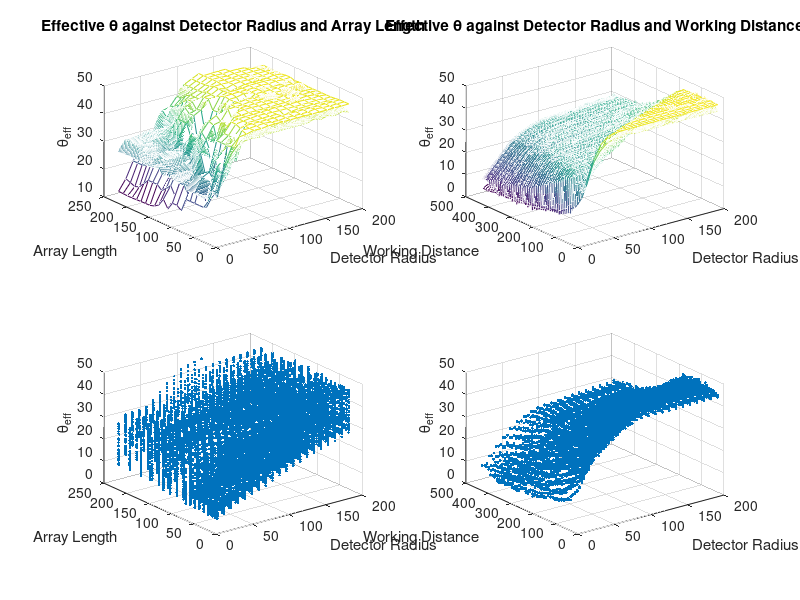

MATLAB code to generate this figure:
clear all
close all
clc

load('basicballarray.mat');

dr = all_data(:,13);
al = all_data(:,23);
pdms = all_data(:,11);
pf = all_data(:,7);
pch = all_data(:,8);
ld = all_data(:,3);
wd = all_data(:,20);
btheta = all_data(:,21);
theta = all_data(:,22);


% %% al vs pdms
% subplot(2,2,1);
% [pdmsq,alq] = meshgrid(min(pdms):1:max(pdms),min(al):1:max(al));
% [bpdmsq,balq] = meshgrid(min(pdms):10:max(pdms),min(al):10:max(al));
% thetaq = griddata(pdms,al,theta,pdmsq,alq);
% mesh(pdmsq,alq,thetaq);
% hold on;
% bthetaq = griddata(pdms,al,btheta,bpdmsq,balq);
% mesh(bpdmsq,balq,bthetaq);
% 
% title('Effective \theta against Array Length and Distance above lens');
% xlabel('Distance above lens');
% ylabel('Array Length');
% zlabel('\theta_{eff}');
% 
% subplot(2,2,3);
% scatter3(pdms,al,theta,'.');
% xlabel('Distance above lens');
% ylabel('Array Length');
% zlabel('\theta_{eff}');

%% dr vs al
subplot(2,2,1);
[drq,alq] = meshgrid(min(dr):1:max(dr),min(al):1:max(al));
[bdrq,balq] = meshgrid(min(dr):10:max(dr),min(al):10:max(al));

thetaq = griddata(dr,al,theta,drq,alq);
mesh(drq,alq,thetaq);
hold on;
bthetaq = griddata(dr,al,btheta,bdrq,balq);
mesh(bdrq,balq,bthetaq);

title('Effective \theta against Detector Radius and Array Length');
xlabel('Detector Radius');
ylabel('Array Length');
zlabel('\theta_{eff}');

subplot(2,2,3);
scatter3(dr,al,theta,'.');
xlabel('Detector Radius');
ylabel('Array Length');
zlabel('\theta_{eff}');
%% dr vs wd
subplot(2,2,2);
[drq,wdq] = meshgrid(min(dr):1:max(dr),min(wd):1:max(wd));
[bdrq,bwdq] = meshgrid(min(dr):10:max(dr),min(wd):10:max(wd));

thetaq = griddata(dr,wd,theta,drq,wdq);
mesh(drq,wdq,thetaq);
hold on;
bthetaq = griddata(dr,wd,btheta,bdrq,bwdq);
mesh(bdrq,bwdq,bthetaq);

title('Effective \theta against Detector Radius and Working Distance');
xlabel('Detector Radius');
ylabel('Working Distance');
zlabel('\theta_{eff}');

subplot(2,2,4);
scatter3(dr,wd,theta,'.');
xlabel('Detector Radius');
ylabel('Working Distance');
zlabel('\theta_{eff}');

% %% ld vs pf
% subplot(2,2,1);
% [ldq,pfq] = meshgrid(min(ld):0.5:max(ld),min(pf):0.01:max(pf));
% [bldq,bpfq] = meshgrid(min(ld):10:max(ld),min(pf):1:max(pf));
% 
% thetaq = griddata(ld,pf,theta,ldq,pfq);
% mesh(ldq,pfq,thetaq);
% hold on;
% bthetaq = griddata(ld,pf,btheta,bldq,bpfq);
% mesh(bldq,bpfq,bthetaq);
% 
% title('Effective \theta against Pitch Factor and Lens Diameter');
% xlabel('Pitch Factor');
% ylabel('Lens Diameter');
% zlabel('\theta_{eff}');
% 
% subplot(2,2,3);
% scatter3(ld,pf,theta,'.');
% xlabel('Pitch Factor');
% ylabel('Lens Diameter');
% zlabel('\theta_{eff}');
% 
% %% ld vs pch
% subplot(2,2,2);
% [ldq,pchq] = meshgrid(min(ld):0.5:max(ld),min(pch):0.1:max(pch));
% [bldq,bpchq] = meshgrid(min(ld):10:max(ld),min(pch):10:max(pch));
% thetaq = griddata(ld,pch,theta,ldq,pchq);
% mesh(ldq,pchq,thetaq);
% hold on;
% bthetaq = griddata(ld,pch,btheta,bldq,bpchq);
% mesh(bldq,bpchq,bthetaq);
% 
% title('Effective \theta against Pitch and Lens Diameter');
% xlabel('Pitch');
% ylabel('Lens Diameter');
% zlabel('\theta_{eff}');
% 
% subplot(2,2,4);
% scatter3(ld,pch,theta,'.');
% xlabel('Pitch');
% ylabel('Lens Diameter');
% zlabel('\theta_{eff}');